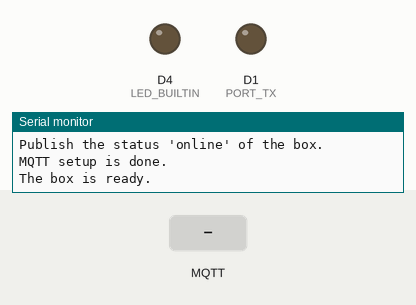
The sketch below on a simulated ESP8266 (Wemos D1 mini). On the bench: output pins drawn as LEDs (lit = HIGH, except the on-board LED, lit = LOW), the last lines printed to the serial monitor. The inputs (shaded band) are chosen by the test bench. WiFi joins after 1.5 s; servers stay silent unless stated; EEPROM starts erased; no MQTT or app messages arrive unless stated.

Above: at 3.7 s.
3.8 s: MQTT message "u" arrives on the first subscribed topic
At 4.21 s:
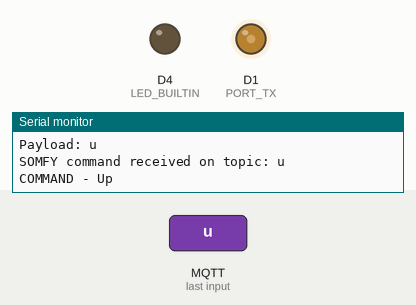
5.8 s: MQTT message "u" arrives on the third subscribed topic
At 6.72 s:
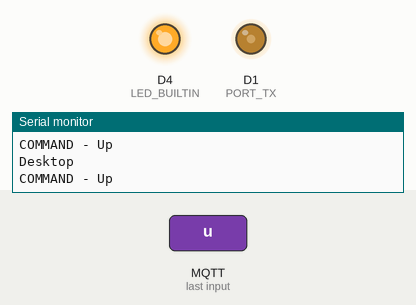
8.8 s: MQTT message "p" arrives on the first subscribed topic
10.4 s: MQTT message "1" arrives on the first subscribed topic
At 10.8 s:
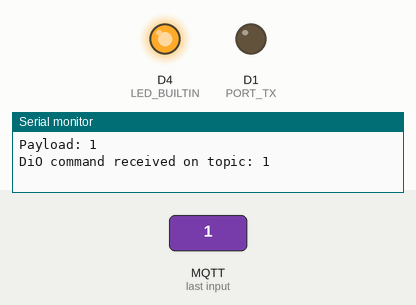
Timing chart, 0 to 12.9 s (numbered marks = the images above; inputs shaded):
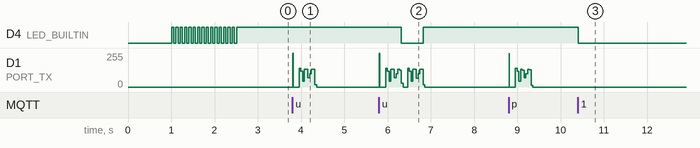

Measured:
- after the input at 5.8 s, D4 (LED_BUILTIN): HIGH → LOW after 0.51 s, → HIGH 0.51 s later
- after the input at 10.4 s, D4 (LED_BUILTIN): HIGH → LOW at once

The sketch:

box-somfy-dio.ino
```cpp
// (licence header left out)
#include "PubSubClient.h"
#include <Arduino.h>
#include <EEPROM.h>
#include <ESP8266WiFi.h>
#include <string.h>

#include "box-somfy-dio.h"
#include "config.h"

#define SIG_HIGH GPIO_REG_WRITE(GPIO_OUT_W1TS_ADDRESS, 1 << PORT_TX)
#define SIG_LOW  GPIO_REG_WRITE(GPIO_OUT_W1TC_ADDRESS, 1 << PORT_TX)

// Buttons
#define SYMBOL 640
#define UP     0x2
#define STOP   0x1
#define DOWN   0x4
#define PROG   0x8

// Output data on pin 23 (can range from 0 to 31). Check pin numbering on
// ESP8266.
#define PORT_TX D1

// To display frames
// #define DEBUG_ENABLED

WiFiClient wifiClient;
PubSubClient mqttClient;

static String s_hostname;
// MQTT status topic of the box (online etc)
static char *mqtt_box_topic_status = NULL;
static byte frame[7];
static remote_t *remotes = NULL;
static int nb_remotes = 0;

void setup() {
  Serial.begin(115200);
  while (!Serial) {
    ; // wait for serial port to connect. Needed for native USB
  }
  delay(1000);

  Serial.println("Available features:");
  Serial.println("- SOMFY RTS");
  Serial.println("- CHACON DiO 1.0");
  Serial.println("");
  Serial.println("Starting the Box...");

  pinMode(LED_BUILTIN, OUTPUT);
  led_on();

  // Open the output for 433.42MHz and 433.92MHz transmitter
  pinMode(PORT_TX, OUTPUT);
  SIG_LOW;
  digitalWrite(PORT_TX, LOW);

  s_hostname = String(HOSTNAME_PREFIX) + "-" + WiFi.macAddress();
  // Remove ':'
  while (s_hostname.indexOf(':') != -1) {
    int index_to_remove = s_hostname.indexOf(':');
    s_hostname.remove(index_to_remove, 1);
  }

  Serial.print("Hostname with MAC address: ");
  Serial.println(s_hostname);

  // Connect to WiFi
  Serial.print("WiFi connection to ");
  Serial.print(WIFI_SSID);
  Serial.print(" ");

  WiFi.begin(WIFI_SSID, WIFI_PASSWORD);
  WiFi.hostname(s_hostname.c_str());
  mqtt_box_topic_status =
      new_str_from_base_and_suffix(s_hostname.c_str(), "/status");

  while (WiFi.status() != WL_CONNECTED) {
    Serial.print(".");

    // Blink on every test
    wait_and_blink_led(100, 50);
  }
  led_off();

  Serial.print("Connected to WiFi | IP address ");
  Serial.println(WiFi.localIP());

  // Configure MQTT
  mqttClient.setClient(wifiClient);
  mqttClient.setServer(MQTT_SERVER, MQTT_PORT);
  mqttClient.setCallback(received_callback);
  mqttClient.setBufferSize(320);

  EEPROM.begin(1024);

  Serial.println("Read the configuration...");

  // Also reset the rolling codes for ESP8266 if needed.
  remotes = get_remotes();
  for (int i = 0; i < nb_remotes; i++) {
    // Print out all the configured remotes.
    remote_print(&remotes[i]);
  }

  Serial.print("");
}

remote_t *get_remotes() {
  Serial.println("Defined in configurations:");

  int nb_somfy_remotes =
      get_nb_items(sizeof(SOMFY_CONFIG_REMOTES), sizeof(somfy_config_remote_t));
  Serial.print(nb_somfy_remotes);
  Serial.println(" Somfy remotes");

  int nb_somfy_groups =
      get_nb_items(sizeof(SOMFY_CONFIG_GROUPS), sizeof(config_group_t));
  Serial.print(nb_somfy_groups);
  Serial.println(" Somfy groups");

  int nb_dio_remotes =
      get_nb_items(sizeof(DIO_CONFIG_REMOTES), sizeof(dio_config_remote_t));
  Serial.print(nb_dio_remotes);
  Serial.println(" DiO remotes");

  int nb_dio_groups =
      get_nb_items(sizeof(DIO_CONFIG_GROUPS), sizeof(config_group_t));
  Serial.print(nb_dio_groups);
  Serial.println(" DiO groups");

  // Set global variable nb_remotes
  nb_remotes =
      nb_somfy_remotes + nb_somfy_groups + nb_dio_remotes + nb_dio_groups;
  remote_t *new_remotes = (remote_t *)malloc(nb_remotes * sizeof(remote_t));

  // 1 - Set the Somfy remotes
  int i = 0;
  while (i < nb_somfy_remotes) {
    remote_t *remote = &new_remotes[i];
    remote->description = SOMFY_CONFIG_REMOTES[i].description;
    remote->type = SomfyType;
    remote->is_group = false;
    remote_set_mqtt_topics(remote, SOMFY_CONFIG_REMOTES[i].mqtt_topic_base);
    remote->id = SOMFY_REMOTE_BASE_ID + i;
    remote->eeprom_address = i * 4;

    if (RESET_ROLLING_CODES) {
      EEPROM.put(remote->eeprom_address, DEFAULT_ROLLING_CODE);
      EEPROM.commit();
    }
    i++;
  }

  // 2 - Add groups (somfy remotes + groups)
  i = 0;
  while (i < nb_somfy_groups) {
    remote_t *group_remote = &new_remotes[nb_somfy_remotes + i];
    group_remote->type = SomfyType;
    group_remote->is_group = true;
    group_remote->description = SOMFY_CONFIG_GROUPS[i].description;
    remote_set_mqtt_topics(group_remote,
                           SOMFY_CONFIG_GROUPS[i].mqtt_topic_base);
    group_remote->remote_indexes = SOMFY_CONFIG_GROUPS[i].remote_indexes;
    i++;
  }

  // 3 - Add CHACON Dio remotes
  i = 0;
  while (i < nb_dio_remotes) {
    remote_t *remote = &new_remotes[nb_somfy_remotes + nb_somfy_groups + i];
    remote->description = DIO_CONFIG_REMOTES[i].description;
    remote->type = DioType;
    remote->is_group = false;
    remote_set_mqtt_topics(remote, DIO_CONFIG_REMOTES[i].mqtt_topic_base);
    remote->id = DIO_REMOTE_BASE_ID + i;
    remote->sender = DIO_CONFIG_REMOTES[i].sender;
    remote->interruptor = DIO_CONFIG_REMOTES[i].interruptor;
    i++;
  }

  // 4 - Add DiO groups
  while (i < nb_dio_groups) {
    remote_t *group_remote =
        &new_remotes[nb_somfy_remotes + nb_somfy_groups + nb_dio_remotes + i];
    group_remote->type = DioType;
    group_remote->is_group = true;
    group_remote->description = DIO_CONFIG_GROUPS[i].description;
    remote_set_mqtt_topics(group_remote, DIO_CONFIG_GROUPS[i].mqtt_topic_base);
    // Offset the indexes
    group_remote->remote_indexes = nb_somfy_remotes + nb_somfy_groups +
                                   DIO_CONFIG_GROUPS[i].remote_indexes;
    i++;
  }

  return new_remotes;
}

char *new_str_from_base_and_suffix(const char *base, const char *suffix) {
  int length = strlen(base) + strlen(suffix);
  char *new_str = (char *)malloc((length + 1) * sizeof(char));
  strcpy(new_str, base);
  strcat(new_str, suffix);
  return new_str;
}

void remote_set_mqtt_topics(remote_t *remote, const char *mqtt_topic_base) {
  remote->mqtt_topic_base = mqtt_topic_base;
  remote->mqtt_topic_set =
      new_str_from_base_and_suffix(mqtt_topic_base, "/set");
  remote->mqtt_topic_state =
      new_str_from_base_and_suffix(mqtt_topic_base, "/state");
}

int get_nb_items(size_t size_all, size_t size_one) {
  if (size_all != 0) {
    return size_all / size_one;
  } else {
    return 0;
  }
}

void remote_print(remote_t *remote) {
  if (remote->is_group) {
    Serial.print("Group");
  }

  if (remote->type == SomfyType) {
    Serial.print("SOMFY RTS: ");
  } else if (remote->type == DioType) {
    Serial.print("CHACON DiO: ");
  }
  Serial.print(remote->description);
  Serial.print(" | topic: ");
  Serial.print(remote->mqtt_topic_base);

  if (remote->type == SomfyType && !remote->is_group) {
    Serial.print(" | number: ");
    Serial.print(remote->id, HEX);
    Serial.print(" | rolling code: ");
    unsigned int current_code;
    EEPROM.get(remote->eeprom_address, current_code);
    Serial.println(current_code);
  } else if (remote->type == DioType && !remote->is_group) {
    Serial.print(" | sender: ");
    Serial.print(remote->sender);
    Serial.print(" | interruptor: ");
    Serial.println(remote->interruptor);
  } else {
    Serial.println("");
  }
}

void loop() {
  // Reconnect MQTT if needed
  while (!mqttClient.connected()) {
    bool ok = mqtt_connect();
    if (ok) {
      Serial.println("The box is ready.");
      led_off();
    } else {
      Serial.print("Unable to connect to MQTT server ");
      Serial.print(MQTT_SERVER);
      Serial.print(" on port ");
      Serial.println(MQTT_PORT);
      wait_and_blink_led(100, 50);
    }
  };
  mqttClient.loop();
}

void mqtt_publish_discovery(const char *mqtt_discovery_json,
                            const char *mqtt_topic_base,
                            const char *description) {
  // homeassistant/cover/ + desktop + /config
  const char *discovery_topic = new_str_from_base_and_suffix(
      mqtt_topic_base, MQTT_HOMEASSISTANT_DISCOVERY_SUFFIX);
  String s_discovery_json = String(mqtt_discovery_json);
  Serial.print("Publish Home Assistant MQTT Discovery ");
  Serial.println(discovery_topic);
  s_discovery_json.replace("<BASE_TOPIC>", mqtt_topic_base);
  s_discovery_json.replace("<NAME>", description);
  mqttClient.publish(discovery_topic, s_discovery_json.c_str(), true);
}

bool mqtt_connect() {
  Serial.print("Connecting to MQTT as ");
  Serial.print(s_hostname);
  if (mqttClient.connect(s_hostname.c_str(), MQTT_USER, MQTT_PASSWORD,
                         mqtt_box_topic_status, 1, 1, "offline")) {
    Serial.println(": connected.");

    // Subscribe to the topic of each remote with QoS 1
    for (int i = 0; i < nb_remotes; i++) {
      const remote_t *remote = &remotes[i];
      Serial.print("Subscribe to ");
      Serial.println(remote->mqtt_topic_set);
      mqttClient.subscribe(remote->mqtt_topic_set, 1);

      mqtt_publish_discovery(MQTT_DISCOVERY_CONFIG, remote->mqtt_topic_base,
                             remote->description);
    }

    // Update status, message is retained
    Serial.println("Publish the status 'online' of the box.");
    mqttClient.publish(mqtt_box_topic_status, "online", true);
    Serial.println("MQTT setup is done.");
    return true;
  } else {
    Serial.print("\nUnable to connect to MQTT server (status code ");
    Serial.print(mqttClient.state());
    Serial.println("). Try again in 2 seconds...");
    // Wait 2 seconds before retrying
    wait_and_blink_led(2000, 200);
    return false;
  }
}

// Not used because it disables the action buttons in HA (no up action when
// open, etc).
//
// void mqtt_publish_state_from_command(const char *mqtt_topic_state, const char
// command, bool in_progress) {
//   const char *state;
//   switch (command) {
//     case 'u':
//       state = (in_progress ? "opening" : "open");
//       break;
//     case 'd':
//       state = (in_progress ? "closing" : "open");
//       break;
//     case 's':
//       state = "open";
//       break;
//     default:
//       return;
//   }
//   Serial.print(mqtt_topic_state);
//   Serial.print(": ");
//   Serial.println(state);
//   mqttClient.publish(mqtt_topic_state, state, false);
// }

void received_callback(char *topic, byte *payload, unsigned int length) {
  char command = *payload; // 1st byte of payload

  Serial.print("MQTT message received: ");
  Serial.println(topic);
  Serial.print("Payload: ");
  for (int i = 0; i < length; i++) {
    Serial.print((char)payload[i]);
  }
  Serial.println();

  if (length != 1) {
    return;
  }

  RemoteType detected_type;
  // Somfy command is valid if the payload contains one of the chars below AND
  // the topic corresponds to one of the somfy_remotes
  if (command == 'u' || command == 's' || command == 'd' || command == 'p') {
    Serial.print("SOMFY command received on topic: ");
    Serial.println(command);
    detected_type = SomfyType;
  } else if (command == '1' || command == '0') {
    Serial.print("DiO command received on topic: ");
    Serial.println(command);
    detected_type = DioType;
  } else {
    return;
  }

  led_on();
  for (int i = 0; i < nb_remotes; i++) {
    const remote_t *remote = &remotes[i];
    if (remote->type == detected_type &&
        strcmp(remote->mqtt_topic_set, topic) == 0) {

      // Transitive state
      // mqtt_publish_state_from_command(remote->mqtt_topic_state,
      // command, true);
      if (remote->is_group) {
        // Group
        unsigned int j = 0;

        while (remote->remote_indexes[j] != -1) {
          int remote_index = remote->remote_indexes[j];
          Serial.println(remotes[remote_index].description);
          // mqtt_publish_state_from_command(remotes[remote_index].mqtt_topic_state,
          // command, true);
          send_command(detected_type, command,
                       (const remote_t *)&remotes[remote_index]);
          // mqtt_publish_state_from_command(remotes[remote_index].mqtt_topic_state,
          // command, false);
          j++;
        }
      } else {
        send_command(detected_type, command, remote);
      }
      // Final state
      // mqtt_publish_state_from_command(remote->mqtt_topic_state,
      // command, false);
      led_off();
      return;
    }
  }
}

void send_command(RemoteType type, char command, const remote_t *remote) {
  if (type == SomfyType) {
    somfy_send_command(command, remote);
  } else {
    dio_send_command(command, remote);
  }
}

void somfy_send_command(char command, const remote_t *remote) {
  led_toggle();

  if (command == 'u') {
    Serial.println("COMMAND - Up");
    build_frame(frame, UP, remote);
  } else if (command == 's') {
    Serial.println("COMMAND - Stop");
    build_frame(frame, STOP, remote);
  } else if (command == 'd') {
    Serial.println("COMMAND - Down");
    build_frame(frame, DOWN, remote);
  } else if (command == 'p') {
    Serial.println("COMMAND - Prog");
    build_frame(frame, PROG, remote);
  }

  Serial.println("");

  send_frame(frame, 2);
  for (int i = 0; i < 2; i++) {
    send_frame(frame, 7);
  }
}

#ifdef DEBUG_ENABLED
void print_frame(byte *frame) {
  for (size_t i = 0; i < 7; i++) {
    if (frame[i] >> 4 == 0) { //  Displays leading zero in case the most
                              //  significant nibble is a 0.
      Serial.print("0");
    }
    Serial.print(frame[i], HEX);
    Serial.print(" ");
  }
}
#endif

void build_frame(byte *frame, byte button, const remote_t *remote) {
  unsigned int code;

  EEPROM.get(remote->eeprom_address, code);

  frame[0] = 0xA7; // Encryption key. Doesn't matter much
  frame[1] =
      button
      << 4; // Which button did you press? The 4 LSB will be the checksum
  frame[2] = code >> 8;        // Rolling code (big endian)
  frame[3] = code;             // Rolling code
  frame[4] = remote->id >> 16; // Remote address
  frame[5] = remote->id >> 8;  // Remote address
  frame[6] = remote->id;       // Remote address

#ifdef DEBUG_ENABLED
  Serial.print("Frame         : ");
  print_frame(frame);
#endif

  // Checksum calculation: a XOR of all the nibbles
  byte checksum = 0;
  for (byte i = 0; i < 7; i++) {
    checksum = checksum ^ frame[i] ^ (frame[i] >> 4);
  }
  checksum &= 0b1111; // We keep the last 4 bits only

  // Checksum integration
  frame[1] |= checksum; //  If a XOR of all the nibbles is equal to 0, the
                        //  blinds will consider the checksum ok.

#ifdef DEBUG_ENABLED
  Serial.println("");
  Serial.print("With checksum : ");
  print_frame(frame);
#endif

  // Obfuscation: a XOR of all the bytes
  for (byte i = 1; i < 7; i++) {
    frame[i] ^= frame[i - 1];
  }

#ifdef DEBUG_ENABLED
  Serial.println("");
  Serial.print("Obfuscated    : ");
  print_frame(frame);

  Serial.println("");
  Serial.print("Rolling Code  : ");
  Serial.println(code);
#endif

  EEPROM.put(remote->eeprom_address, code + 1);
  EEPROM.commit();
}

void send_frame(byte *frame, byte sync) {
  if (sync == 2) { // Only with the first frame.
    // Wake-up pulse & Silence
    SIG_HIGH;
    delayMicroseconds(9415);
    SIG_LOW;
    delayMicroseconds(89565);
  }

  // Hardware sync: two sync for the first frame, seven for the following
  // ones.
  for (int i = 0; i < sync; i++) {
    SIG_HIGH;
    delayMicroseconds(4 * SYMBOL);
    SIG_LOW;
    delayMicroseconds(4 * SYMBOL);
  }

  // Software sync
  SIG_HIGH;
  delayMicroseconds(4550);
  SIG_LOW;
  delayMicroseconds(SYMBOL);

  // Data: bits are sent one by one, starting with the MSB.
  for (byte i = 0; i < 56; i++) {
    if (((frame[i / 8] >> (7 - (i % 8))) & 1) == 1) {
      SIG_LOW;
      delayMicroseconds(SYMBOL);
      SIG_HIGH;
      delayMicroseconds(SYMBOL);
    } else {
      SIG_HIGH;
      delayMicroseconds(SYMBOL);
      SIG_LOW;
      delayMicroseconds(SYMBOL);
    }
  }

  SIG_LOW;
  delayMicroseconds(30415); // Inter-frame silence
}

/** CHACON DIO **/
void dio_send_command(char command, const remote_t *remote) {
  if (command == '0') {
    Serial.println("COMMAND - 0");
    for (int i = 0; i < 5; i++) {
      dio_transmit(remote->sender, remote->interruptor, 0);
      delay(10);
    }
  } else if (command == '1') {
    Serial.println("COMMAND - 1");
    for (int i = 0; i < 5; i++) {
      dio_transmit(remote->sender, remote->interruptor, 1);
      delay(10);
    }
  }

  Serial.println("");
}

void dio_send_bit(bool b) {
  if (b) {
    digitalWrite(PORT_TX, HIGH);
    delayMicroseconds(310); // 275 originally, but tweaked.
    digitalWrite(PORT_TX, LOW);
    delayMicroseconds(1340); // 1225 originally, but tweaked.
  } else {
    digitalWrite(PORT_TX, HIGH);
    delayMicroseconds(310); // 275 originally, but tweaked.
    digitalWrite(PORT_TX, LOW);
    delayMicroseconds(310); // 275 originally, but tweaked.
  }
}

void dio_send_pair(bool b) {
  dio_send_bit(b);
  dio_send_bit(!b);
}

void dio_transmit(unsigned long sender, int interruptor, int bln_on) {
  int i;

  digitalWrite(PORT_TX, HIGH);
  delayMicroseconds(275);
  digitalWrite(PORT_TX, LOW);
  delayMicroseconds(9900);     // first lock
  digitalWrite(PORT_TX, HIGH); // high again
  delayMicroseconds(275);      // wait
  digitalWrite(PORT_TX, LOW);  // second lock
  delayMicroseconds(2675);
  digitalWrite(PORT_TX, HIGH);

  // Emiter ID
  for (i = 0; i < 26; i++) {
    dio_send_pair((sender >> (25 - i)) & 0b1);
  }

  // 26th bit -- grouped command
  dio_send_pair(false);

  // 27th bit -- On or off
  dio_send_pair(bln_on);

  // 4 last bits -- reactor code 0000 -&gt; 0 -- 0001 -&gt; 1
  for (i = 0; i < 4; i++) {
    dio_send_pair((interruptor >> (3 - i)) & 1);
  }

  digitalWrite(PORT_TX, HIGH); // lock - end of data
  delayMicroseconds(275);      // wait
  digitalWrite(PORT_TX, LOW);  // lock - end of signal
}

/** LED **/
void wait_and_blink_led(int time_ms, int delay_ms) {
  int total_time = 0;
  bool state = LOW;
  while (total_time < time_ms) {
    state = !state;
    digitalWrite(LED_BUILTIN, state);
    delay(delay_ms);
    total_time = total_time + delay_ms;
  }
  led_off();
  return;
}

void led_off() { digitalWrite(LED_BUILTIN, HIGH); }

void led_on() { digitalWrite(LED_BUILTIN, LOW); }

void led_toggle() {
  bool state = digitalRead(LED_BUILTIN);
  digitalWrite(LED_BUILTIN, !state);
}
```

Source omitted: box-somfy-dio.h (862 bytes), config-default.h (2099 bytes)
